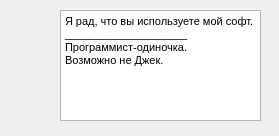
<?xml version="1.0" encoding="UTF-8"?>
<ui version="4.0">
 <class>hi</class>
 <widget class="QDialog" name="hi">
  <property name="geometry">
   <rect>
    <x>0</x>
    <y>0</y>
    <width>279</width>
    <height>136</height>
   </rect>
  </property>
  <property name="windowTitle">
   <string>Dialog</string>
  </property>
  <widget class="QTextEdit" name="textEdit">
   <property name="geometry">
    <rect>
     <x>60</x>
     <y>10</y>
     <width>201</width>
     <height>111</height>
    </rect>
   </property>
   <property name="html">
    <string>&lt;!DOCTYPE HTML PUBLIC &quot;-//W3C//DTD HTML 4.0//EN&quot; &quot;http://www.w3.org/TR/REC-html40/strict.dtd&quot;&gt;
&lt;html&gt;&lt;head&gt;&lt;meta name=&quot;qrichtext&quot; content=&quot;1&quot; /&gt;&lt;style type=&quot;text/css&quot;&gt;
p, li { white-space: pre-wrap; }
&lt;/style&gt;&lt;/head&gt;&lt;body style=&quot; font-family:'MS Shell Dlg 2'; font-size:8.25pt; font-weight:400; font-style:normal;&quot;&gt;
&lt;p style=&quot; margin-top:0px; margin-bottom:0px; margin-left:0px; margin-right:0px; -qt-block-indent:0; text-indent:0px;&quot;&gt;Я рад, что вы используете мой софт.&lt;br /&gt;____________________&lt;br /&gt;Программист-одиночка.&lt;br /&gt;Возможно не Джек.&lt;/p&gt;&lt;/body&gt;&lt;/html&gt;</string>
   </property>
  </widget>
  <widget class="QLabel" name="label">
   <property name="geometry">
    <rect>
     <x>10</x>
     <y>10</y>
     <width>31</width>
     <height>31</height>
    </rect>
   </property>
   <property name="text">
    <string/>
   </property>
   <property name="pixmap">
    <pixmap resource="res.qrc">:/Image/twitter.png</pixmap>
   </property>
  </widget>
 </widget>
 <resources>
  <include location="res.qrc"/>
 </resources>
 <connections/>
</ui>
